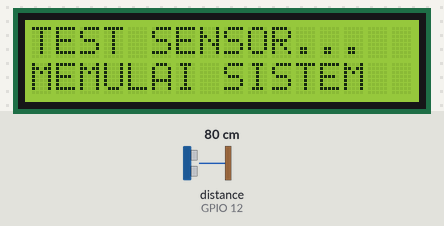
Bench run of a sketch on a simulated ESP32. On the bench: 16×2 character LCD. Wiring (inferred from the names in the program): ultrasonic range finder: trigger GPIO 13; echo GPIO 12. The inputs (shaded band) are chosen by the test bench; at power-on: distance to the obstacle (sensor on GPIO 12) 80 cm. The echo pulse lasts 58.3 µs per cm; what the sketch prints to the serial monitor is not drawn.

Above: at 0.7 s.
At 3.0 s:
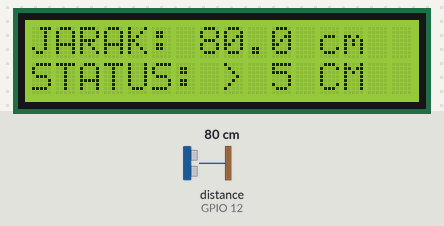
3.1 s: distance to the obstacle (sensor on GPIO 12) set to 6 cm
At 4.0 s:
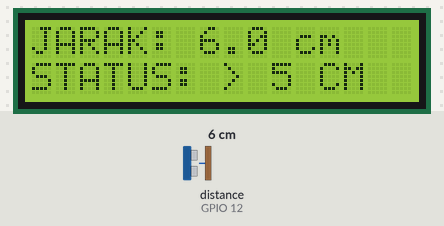
4.8 s: distance to the obstacle (sensor on GPIO 12) set to 3 cm
At 6.1 s:
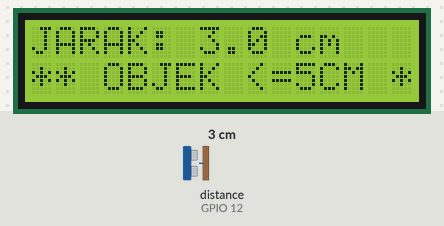
6.5 s: distance to the obstacle (sensor on GPIO 12) set to 2 cm
At 7.0 s:
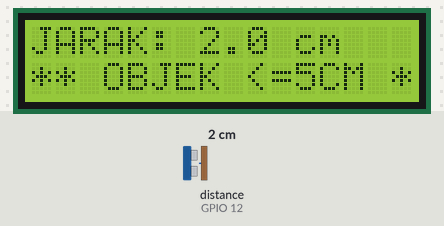
Timing chart, 0 to 9.5 s (numbered marks = the images above; inputs shaded):
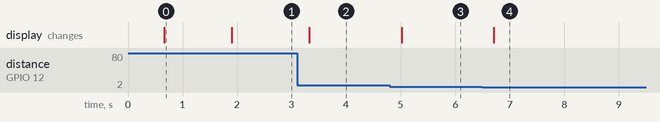

The sketch:

test_lcd_sensor.ino
```cpp
/*
 * ============================================================================
 * SKETCH PENGUJIAN KHUSUS: LCD I2C 16x2 & SENSOR ULTRASONIK HC-SR04
 * (TANPA WI-FI / TANPA INTERNET / TANPA KAMERA - RINGAN & CEPAT DI-UPLOAD!)
 * ============================================================================
 *
 * PETA PIN DI ESP32-CAM:
 * ----------------------------------------------------------------------------
 * 1. DAYA (5V & GND):
 *    - 5V ESP32-CAM  -> Jalur Positif (+) Breadboard (Untuk VCC LCD & VCC Sensor)
 *    - GND ESP32-CAM -> Jalur Negatif (-) Breadboard (Untuk GND LCD & GND Sensor)
 *
 * 2. LAYAR LCD I2C 16x2:
 *    - VCC -> 5V Breadboard
 *    - GND -> GND Breadboard
 *    - SDA -> Pin IO14 ESP32-CAM
 *    - SCL -> Pin IO15 ESP32-CAM
 *
 * 3. SENSOR ULTRASONIK HC-SR04:
 *    - VCC  -> 5V Breadboard
 *    - GND  -> GND Breadboard
 *    - TRIG -> Pin IO13 ESP32-CAM
 *    - ECHO -> Pin IO12 ESP32-CAM (Atau digabung satu kabel ke IO13)
 *
 * CARA KERJA SKETCH INI:
 * - Mengukur jarak objek di depan sensor setiap 200 ms.
 * - Baris 1 LCD: Menampilkan jarak real-time (contoh: "JARAK: 4.2 cm").
 * - Baris 2 LCD:
 *   * Jika jarak <= 5.0 cm -> Menampilkan: "** OBJEK <=5CM **"
 *   * Jika jarak >  5.0 cm -> Menampilkan: "STATUS: > 5 CM  "
 * ============================================================================
 */

#include <Wire.h>
#include <LiquidCrystal_I2C.h>

// ----------------------------------------------------------------------------
// KONFIGURASI PIN
// ----------------------------------------------------------------------------
#define I2C_SDA_PIN       14 // Pin SDA LCD I2C
#define I2C_SCL_PIN       15 // Pin SCL LCD I2C

#define TRIG_PIN          13 // Pin TRIG Sensor Ultrasonik
#define ECHO_PIN          12 // Pin ECHO Sensor Ultrasonik (bisa digabung ke IO13)

const float TARGET_DISTANCE_CM = 5.0; // Batas deteksi 5 cm

LiquidCrystal_I2C* activeLcd = nullptr;
bool lcdReady = false;
uint8_t lcdAddress = 0x27;

// ----------------------------------------------------------------------------
// HELPER TAMPILAN LCD
// ----------------------------------------------------------------------------
String pad16(const String& text) {
  String res = text;
  if (res.length() > 16) {
    return res.substring(0, 16);
  }
  while (res.length() < 16) {
    res += " ";
  }
  return res;
}

void printLCD(const String& line1, const String& line2) {
  if (!lcdReady || activeLcd == nullptr) return;
  activeLcd->setCursor(0, 0);
  activeLcd->print(pad16(line1));
  activeLcd->setCursor(0, 1);
  activeLcd->print(pad16(line2));
}

// ----------------------------------------------------------------------------
// AUTO-SCANNER ALAMAT LCD I2C (0x27 atau 0x3F)
// ----------------------------------------------------------------------------
bool initLCD() {
  Wire.end();
  pinMode(I2C_SDA_PIN, INPUT_PULLUP);
  pinMode(I2C_SCL_PIN, INPUT_PULLUP);
  Wire.begin(I2C_SDA_PIN, I2C_SCL_PIN, 100000);

  uint8_t testAddrs[] = {0x27, 0x3F};
  for (uint8_t addr : testAddrs) {
    Wire.beginTransmission(addr);
    if (Wire.endTransmission() == 0) {
      lcdAddress = addr;
      lcdReady = true;

      if (activeLcd != nullptr) delete activeLcd;
      activeLcd = new LiquidCrystal_I2C(lcdAddress, 16, 2);

      activeLcd->init();
      // Panggil Wire.begin lagi agar tidak tereset ke default oleh library AVR
      Wire.begin(I2C_SDA_PIN, I2C_SCL_PIN, 100000);
      activeLcd->begin(16, 2);
      activeLcd->backlight();

      Serial.printf("[LCD OK] LCD I2C ditemukan di alamat 0x%02X!\n", lcdAddress);
      printLCD("TEST SENSOR...", "MEMULAI SISTEM");
      delay(1200);
      return true;
    }
  }

  Serial.println("[LCD WARNING] LCD I2C belum terdeteksi. Cek SDA=IO14, SCL=IO15, 5V, dan GND.");
  return false;
}

// ----------------------------------------------------------------------------
// BACA JARAK SENSOR ULTRASONIK HC-SR04
// ----------------------------------------------------------------------------
float readDistanceCm() {
  // 1. Coba baca lewat ECHO_PIN standar (IO12)
  pinMode(TRIG_PIN, OUTPUT);
  digitalWrite(TRIG_PIN, LOW);
  delayMicroseconds(4);
  digitalWrite(TRIG_PIN, HIGH);
  delayMicroseconds(10);
  digitalWrite(TRIG_PIN, LOW);

  pinMode(ECHO_PIN, INPUT);
  long duration = pulseIn(ECHO_PIN, HIGH, 30000); // Timeout 30ms (~5 meter)

  // 2. Jika 0 (misal TRIG & ECHO digabung di IO13), baca balik dari TRIG_PIN
  if (duration == 0 && ECHO_PIN != TRIG_PIN) {
    pinMode(TRIG_PIN, OUTPUT);
    digitalWrite(TRIG_PIN, LOW);
    delayMicroseconds(4);
    digitalWrite(TRIG_PIN, HIGH);
    delayMicroseconds(10);
    digitalWrite(TRIG_PIN, LOW);
    pinMode(TRIG_PIN, INPUT);
    duration = pulseIn(TRIG_PIN, HIGH, 30000);
    pinMode(TRIG_PIN, OUTPUT);
    digitalWrite(TRIG_PIN, LOW);
  }

  if (duration <= 0) {
    return 999.0; // Tidak ada objek terdeteksi
  }

  float dist = (duration * 0.0343f) / 2.0f;
  // Filter noise listrik glitch sangat kecil
  if (dist < 0.4f) {
    return 999.0;
  }
  return dist;
}

// ----------------------------------------------------------------------------
// SETUP
// ----------------------------------------------------------------------------
void setup() {
  Serial.begin(115200);
  delay(500);
  Serial.println("\n==================================================");
  Serial.println("  TEST HARDWARE: LCD I2C 16x2 + SENSOR HC-SR04   ");
  Serial.println("==================================================");

  // Inisialisasi LCD
  initLCD();

  // Inisialisasi Pin Sensor Ultrasonik
  pinMode(TRIG_PIN, OUTPUT);
  digitalWrite(TRIG_PIN, LOW);
  if (ECHO_PIN != TRIG_PIN) {
    pinMode(ECHO_PIN, INPUT);
  }

  Serial.println("Sistem siap! Dekatkan tangan ke sensor untuk menguji jarak.");
}

// ----------------------------------------------------------------------------
// LOOP UTAMA (TEST LIVE)
// ----------------------------------------------------------------------------
void loop() {
  float distance = readDistanceCm();

  String baris1;
  String baris2;

  if (distance >= 999.0) {
    baris1 = "JARAK: --.- cm";
    baris2 = "TIDAK ADA OBJEK ";
    Serial.println("[SENSOR] Tidak ada pantulan objek (Jarak > 4m atau kabel belum pas)");
  } else {
    baris1 = "JARAK: " + String(distance, 1) + " cm";

    // Pengecekan kondisi 5 cm
    if (distance <= TARGET_DISTANCE_CM) {
      baris2 = "** OBJEK <=5CM **";
      Serial.printf("[DETEKSI <= 5CM!] Jarak: %.1f cm -> OBJEK TERDETEKSI!\n", distance);
    } else {
      baris2 = "STATUS: > 5 CM  ";
      Serial.printf("[SENSOR] Jarak: %.1f cm (Di luar target 5 cm)\n", distance);
    }
  }

  // Update Tampilan LCD 16x2
  printLCD(baris1, baris2);

  delay(250); // Pembacaan diperbarui tiap 0.25 detik
}
```

Measured:
- the behaviour switches between 5 and 4 cm on distance to the obstacle (sensor on GPIO 12) (found by bisection; images 2 and 3)
- after the input at 3.1 s, the display: changes after 0.23 s (image 2)
- after the input at 4.8 s, the display: changes after 0.22 s (image 3)
- after the input at 6.5 s, the display: changes after 0.21 s (image 4)
- what the display in image 0 shows lasts 1.2 s, from 0.7 s to 1.9 s
